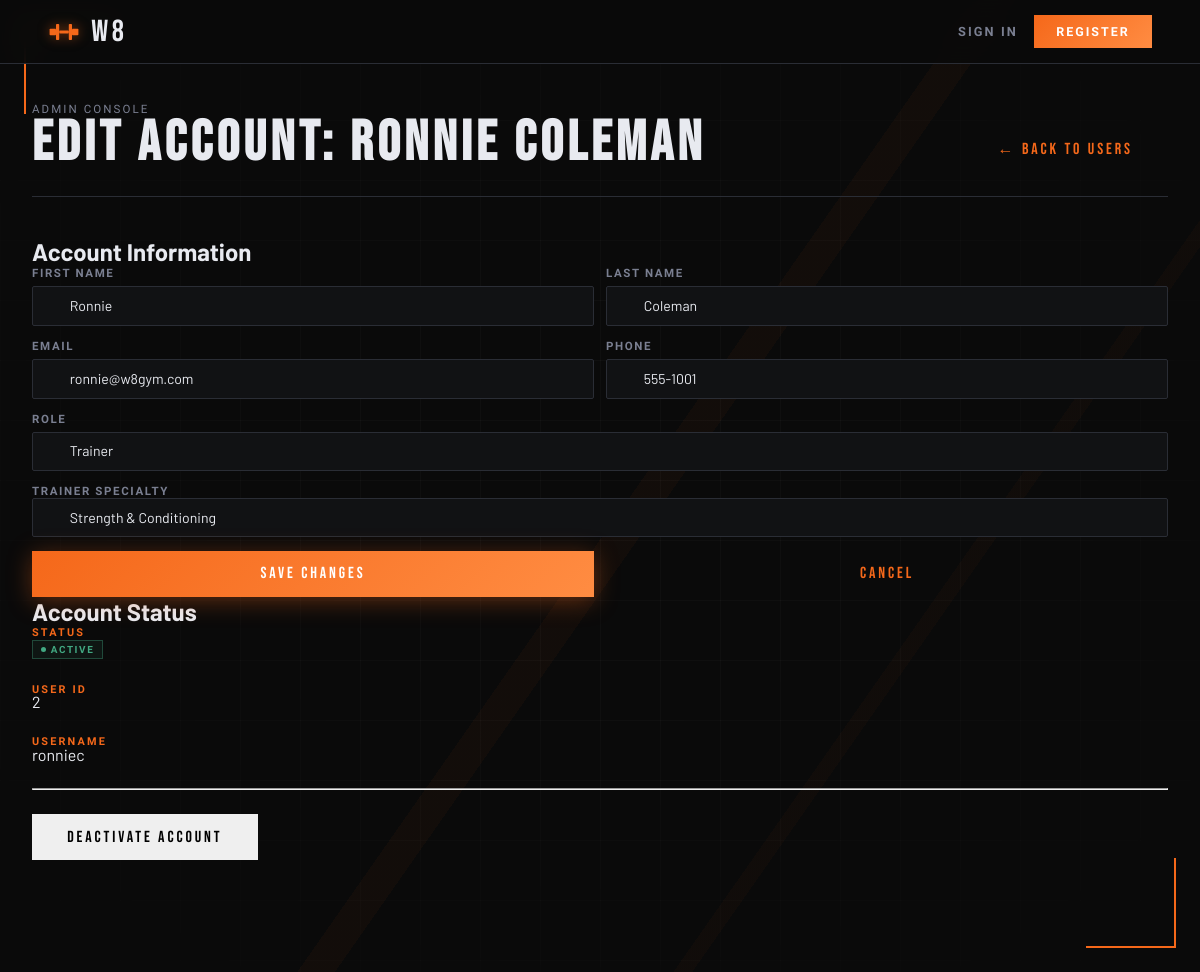
Page /pages/admin_edit_user.php?id=2 (signed in) on the committed database.
### tables this page shows
CREATE TABLE users (
  id             INTEGER PRIMARY KEY AUTOINCREMENT,
  username       TEXT    NOT NULL UNIQUE,
  email          TEXT    NOT NULL UNIQUE,
  password_hash  TEXT    NOT NULL,
  first_name     TEXT    NOT NULL,
  last_name      TEXT    NOT NULL,
  phone          TEXT    DEFAULT NULL,
  date_of_birth  TEXT    DEFAULT NULL,   -- ISO-8601: YYYY-MM-DD
  photo_path     TEXT    DEFAULT NULL,   -- stored relative path
  role           TEXT    NOT NULL DEFAULT 'member'
                         CHECK (role IN ('member','trainer','admin')),
  is_active      INTEGER NOT NULL DEFAULT 1,
  created_at     TEXT    NOT NULL DEFAULT (datetime('now')),
  updated_at     TEXT    NOT NULL DEFAULT (datetime('now'))
  -- NOTE: update updated_at via UPDATE trigger or in application code
);

CREATE TABLE trainer_profiles (
  user_id          INTEGER PRIMARY KEY,
  bio              TEXT    DEFAULT NULL,
  specialty        TEXT    DEFAULT NULL
                           CHECK (specialty IN (
                             'strength','cardio','yoga',
                             'crossfit','pilates','martial_arts','nutrition'
                           ) OR specialty IS NULL),
  certifications   TEXT    DEFAULT NULL,
  years_experience INTEGER DEFAULT 0,
  FOREIGN KEY (user_id) REFERENCES users(id) ON DELETE CASCADE
);

### config/session.php (called while the page is built, shortened)
<?php
function current_user(): ?array {
    return $_SESSION['user'] ?? null;
}
function require_login(string $redirect = '../pages/sign_in.php'): array {
    $user = current_user();
    return $user;
}
function require_role(string $role, string $redirect = '../pages/dashboard.php'): array {
    $user = require_login();
    return $user;
}
function require_admin(): array {
    return require_role('admin');
}

### pages/admin_edit_user.php (the view, shortened to what this page needs)
<?php
require_once __DIR__ . '/../config/session.php';
$admin = require_admin();
$db = get_db();
$userId = (int)($_GET['id'] ?? 0);
$stmt = $db->prepare('SELECT id, username, email, first_name, last_name, phone, role, is_active FROM users WHERE id = ?');
$stmt->execute([$userId]);
$user = $stmt->fetch();
$specialty = null;
if ($user['role'] === 'trainer') {
    $specStmt = $db->prepare('SELECT specialty FROM trainer_profiles WHERE user_id = ?');
    $specStmt->execute([$userId]);
    $trainerProfile = $specStmt->fetch();
    if ($trainerProfile) {
        $specialty = $trainerProfile['specialty'];
    }
}
?>
<!doctype html>
<html lang="en">
<head>
  <link rel="stylesheet" href="../css/base.css">
  <link rel="stylesheet" href="../css/components.css">
  <link rel="stylesheet" href="../css/admin.css">
</head>
<body>
  <div class="bg-fixed bg-grid"></div>
  <div class="bg-fixed bg-diagonal"></div>
  <span class="corner corner--tl"></span>
  <span class="corner corner--br"></span>
  <?php $current_page = 'admin_users'; require_once __DIR__ . '/../includes/nav.php'; ?>
  <main class="admin-layout">
    <header class="admin-header">
      <div>
        <div class="admin-header__sub">Admin Console</div>
        <h1 class="admin-header__title">Edit Account: <?= htmlspecialchars($user['first_name'] . ' ' . $user['last_name'], ENT_QUOTES, 'UTF-8') ?></h1>
      </div>
      <a href="admin_users.php" class="btn btn-ghost">← Back to Users</a>
    </header>
    <section class="admin-section">
      <div class="admin-panel admin-panel--split">
        <div class="admin-panel__block">
          <h2 class="admin-panel__title">Account Information</h2>
          <form class="form" method="post" action="../actions/admin_update_user.php" novalidate>
            <div class="form__row">
              <div class="field">
                <label class="field__label" for="edit-firstname">First Name</label>
                <input class="field__input" id="edit-firstname" name="first_name" type="text" value="<?= htmlspecialchars($user['first_name'], ENT_QUOTES, 'UTF-8') ?>" required>
              </div>
              <div class="field">
                <label class="field__label" for="edit-lastname">Last Name</label>
                <input class="field__input" id="edit-lastname" name="last_name" type="text" value="<?= htmlspecialchars($user['last_name'], ENT_QUOTES, 'UTF-8') ?>" required>
              </div>
            </div>
            <div class="form__row">
              <div class="field">
                <label class="field__label" for="edit-email">Email</label>
                <input class="field__input" id="edit-email" name="email" type="email" value="<?= htmlspecialchars($user['email'], ENT_QUOTES, 'UTF-8') ?>" required>
              </div>
              <div class="field">
                <label class="field__label" for="edit-phone">Phone</label>
                <input class="field__input" id="edit-phone" name="phone" type="tel" value="<?= htmlspecialchars($user['phone'] ?? '', ENT_QUOTES, 'UTF-8') ?>">
              </div>
            </div>
            <div class="field">
              <label class="field__label" for="edit-role">Role</label>
              <select class="field__input" id="edit-role" name="role" required>
                <option value="trainer" <?= $user['role'] === 'trainer' ? 'selected' : '' ?>>Trainer</option>
              </select>
            </div>
            <div class="field" id="edit-specialty-wrapper" style="display: <?= $user['role'] === 'trainer' ? 'block' : 'none' ?>;">
              <label class="field__label" for="edit-specialty">Trainer Specialty</label>
              <select class="field__input" id="edit-specialty" name="specialty">
                <option value="strength" <?= $specialty === 'strength' ? 'selected' : '' ?>>Strength & Conditioning</option>
              </select>
            </div>
            <div class="form__row">
              <button class="btn btn-primary" type="submit">Save Changes</button>
              <a href="admin_users.php" class="btn btn-ghost">Cancel</a>
            </div>
          </form>
        </div>
        <div class="admin-panel__block">
          <h2 class="admin-panel__title">Account Status</h2>
          <div style="margin-bottom: 1.5rem;">
            <p class="form-section-label">Status</p>
            <p><?= $user['is_active'] ? '<span class="badge badge--active">Active</span>' : '<span class="badge badge--inactive">Inactive</span>' ?></p>
          </div>
          <div style="margin-bottom: 1.5rem;">
            <p class="form-section-label">User ID</p>
            <p><?= (int)$user['id'] ?></p>
          </div>
          <div style="margin-bottom: 1.5rem;">
            <p class="form-section-label">Username</p>
            <p><?= htmlspecialchars($user['username'], ENT_QUOTES, 'UTF-8') ?></p>
          </div>
          <?php if ((int)$user['id'] !== (int)$admin['id']): ?>
          <hr style="margin: 1.5rem 0;">
          <form method="post" action="../actions/admin_toggle_user.php" novalidate>
            <button class="btn btn-ghost" type="submit">
              <?= $user['is_active'] ? 'Deactivate Account' : 'Reactivate Account' ?>
            </button>
          </form>
          <?php endif; ?>
        </div>
      </div>
    </section>
  </main>
</body>
</html>

### css/base.css (style rules this page uses)
:root { --color-black: #0a0a0a; --color-dark: #111214; --color-steel: #1a1c21; --color-border: #2a2d35; --color-muted: #3e424f; --color-text: #e8eaf0; --color-subtle: #7a7f91; --color-accent: #f5681a; --color-accent2: #ff8c42; --color-glow: rgba(245, 104, 26, 0.18); --grad-accent: linear-gradient(135deg, var(--color-accent) 0%, var(--color-accent2) 100%); --radius-card: 2px; --radius-field: 2px; --transition: 0.22s cubic-bezier(0.4, 0, 0.2, 1); --font-display: 'Bebas Neue', sans-serif; --font-ui: 'Barlow Condensed', sans-serif; --font-body: 'Barlow', sans-serif; --fd: var(--font-display); --fu: var(--font-ui); --fb: var(--font-body); --t: var(--transition); --accent: var(--color-accent); --accent2: var(--color-accent2); --subtle: var(--color-subtle); --border: var(--color-border); --steel: var(--color-steel); --dark: var(--color-dark); --text: var(--color-text); --grad: var(--grad-accent); }
*, *::before, *::after { box-sizing: border-box; margin: 0; padding: 0; }
html { font-size: 16px; scroll-behavior: smooth; }
body { min-height: 100vh; background: var(--color-black); color: var(--color-text); font-family: var(--font-body); overflow-x: hidden; }
a { color: var(--color-accent); text-decoration: none; transition: color var(--transition); }
button { font-family: inherit; cursor: pointer; }
input, select, textarea { font-family: inherit; }

### css/components.css (style rules this page uses)
.bg-layer, .bg-fixed { position: fixed; inset: 0; pointer-events: none; z-index: 0; }
.bg-grid { background-image: linear-gradient(rgba(255,255,255,0.025) 1px, transparent 1px), linear-gradient(90deg, rgba(255,255,255,0.025) 1px, transparent 1px); background-size: 60px 60px; mask-image: radial-gradient(ellipse 70% 70% at 50% 50%, black 30%, transparent 100%); }
.bg-diagonal { background: linear-gradient( 125deg, transparent 0%, transparent 52%, rgba(245,104,26,0.04) 52%, rgba(245,104,26,0.04) 54%, transparent 54%, transparent 72%, rgba(245,104,26,0.03) 72%, rgba(245,104,26,0.03) 73%, transparent 73% ); }
.corner { position: fixed; width: 90px; height: 90px; pointer-events: none; z-index: 1; }
.corner--tl { top: 24px; left: 24px; border-top: 2px solid var(--accent); border-left: 2px solid var(--accent); animation: corner-pulse 3s ease-in-out infinite; }
.corner--br { bottom: 24px; right: 24px; border-bottom: 2px solid var(--accent); border-right: 2px solid var(--accent); animation: corner-pulse 3s ease-in-out infinite 1.5s; }
.btn { font-family: var(--fd); font-size: 1rem; letter-spacing: .18em; padding: .85rem 2.2rem; border: none; cursor: pointer; transition: filter var(--t), transform var(--t), box-shadow var(--t); display: inline-flex; align-items: center; justify-content: center; gap: 0.6rem; text-decoration: none; position: relative; overflow: hidden; }
.btn-primary { background: var(--grad); color: #fff; box-shadow: 0 4px 24px rgba(245,104,26,.35); }
.btn-primary::before { content: ''; position: absolute; inset: 0; background: linear-gradient(90deg, transparent 0%, rgba(255,255,255,0.15) 50%, transparent 100%); transform: translateX(-100%); transition: transform 0.5s ease; }
.form { display: flex; flex-direction: column; gap: 0.85rem; }
.form__row { display: grid; grid-template-columns: 1fr 1fr; gap: 0.75rem; }
.form-section-label { font-family: var(--fu); font-size: 0.68rem; font-weight: 700; letter-spacing: 0.2em; text-transform: uppercase; color: var(--accent); margin-bottom: -0.2rem; }
.field { display: flex; flex-direction: column; gap: 0.35rem; }
.field__label { font-family: var(--fu); font-size: 0.72rem; font-weight: 600; letter-spacing: 0.14em; text-transform: uppercase; color: var(--subtle); display: flex; justify-content: space-between; align-items: center; }
.field__input { width: 100%; background: var(--dark); border: 1px solid var(--border); border-radius: var(--radius-field); color: var(--text); font-family: var(--fb); font-size: 0.88rem; padding: 0.65rem 1rem 0.65rem 2.3rem; outline: none; transition: border-color var(--t), box-shadow var(--t); -webkit-appearance: none; appearance: none; }
.field__input::placeholder { color: var(--muted); }

### rows in the picture
users: first_name+last_name "Ronnie Coleman", first_name "Ronnie", last_name "Coleman", email "ronnie@w8gym.com", phone "555-1001", role "Trainer", id "2", username "ronniec"
trainer_profiles: specialty "Strength & Conditioning"
